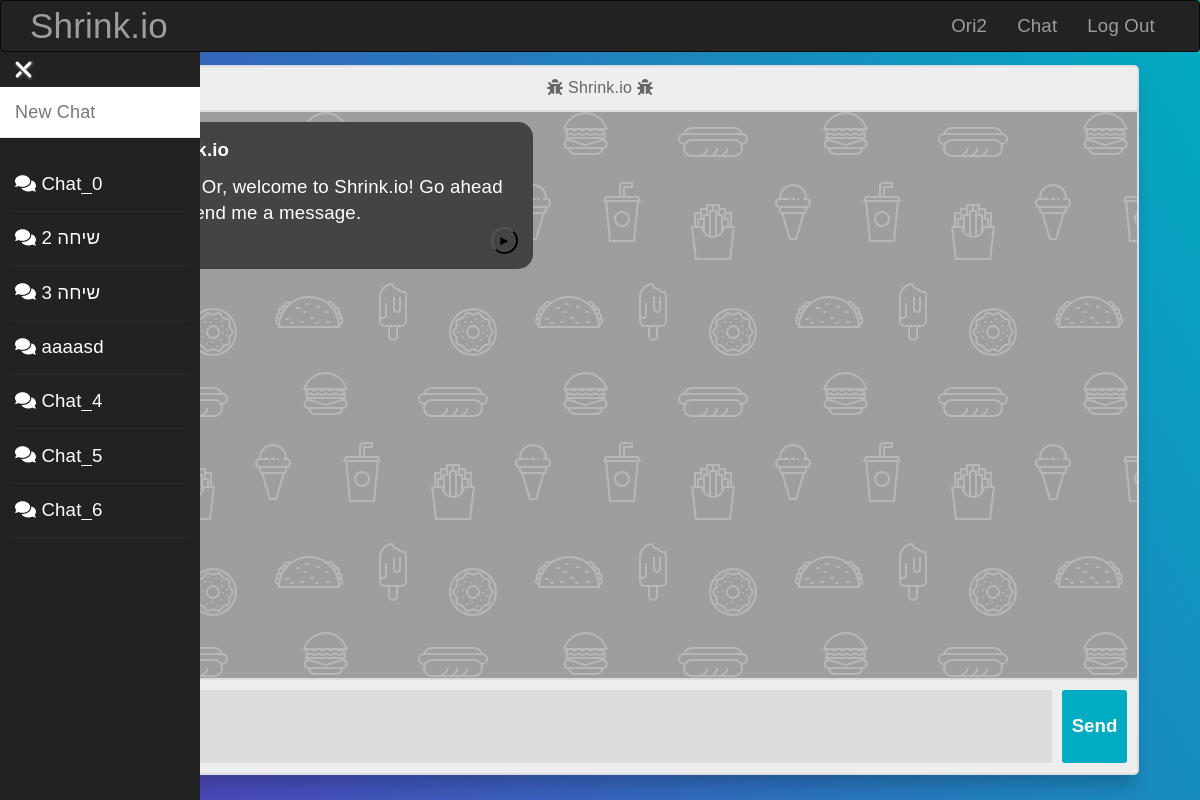
Page /chat (signed in) on the committed database.
### website/models.py (models this page shows, shortened)
class User(UserMixin, db.Model):
    __tablename__ = "users"
    id = db.Column(db.Integer, primary_key=True)
    username = db.Column(db.String(64), index=True)
    name = db.Column(db.String(64))
    lastname = db.Column(db.String(64))
    image_data = db.Column(db.LargeBinary, nullable=True)
    image_filename = db.Column(db.String(20), nullable=True, default="/static/image/default.png")
    password_hash = db.Column(db.String(128))
    otp_secret = db.Column(db.String(16))
    chats = db.relationship("Chat", backref=db.backref("chats", lazy=True)) # Creating a relationship with the User model
    @property
    def password(self):
        raise AttributeError("password is not a readable attribute")

class Chat(UserMixin, db.Model):
    __tablename__ = "chats"
    id = db.Column(db.Integer, primary_key=True)
    __name = db.Column(db.String(20), nullable=False)
    chat_json = db.Column(db.Text, nullable=False)
    user_id = db.Column(db.Integer, db.ForeignKey("users.id"))
    @property
    def chat(self):
        return loads(self.chat_json) if self.chat_json else []
    @property
    def name(self):
        return self.__name

### website/utils.py (the view)
    def wrapped(*args, **kwargs):
        if (current_user == None) or (current_user.is_authenticated == False):
            return render_template("404.html", err_msg="The page you where looking for could not be found."), 404
        user = get_current_user()
        if user is None:
            return redirect(url_for("views.index"))
        res = func(*args, **kwargs)
        return res

### website/forms.py
class ChatEdit(FlaskForm):
    name = StringField("Name", validators=[Length(1, 20)])

### website/__init__.py (called while the page is built)
def create_app():
    app = Flask(__name__)
    app.static_folder = "static"
    app.config.from_object("config")
    Bootstrap(app)
    db.init_app(app)
    login_manager = LoginManager()
    login_manager.login_view = "auth.login"
    login_manager.init_app(app)
    from .models import User
    create_database(app)
    @login_manager.user_loader
    def load_user(user_id):
        return User.query.get(int(user_id))
    app.register_error_handler(404, page_not_found)
    from .auth import auth as auth_blueprint
    app.register_blueprint(auth_blueprint)
    from .views import views as views_blueprint
    app.register_blueprint(views_blueprint)
    return app

### website/utils.py (called while the page is built)
def get_current_user():
    user = User.query.filter_by(username=current_user.username).first()
    return user

def restricted_route_decorator(func: Callable):
    def wrapped(*args, **kwargs):
        if (current_user == None) or (current_user.is_authenticated == False):
            return render_template("404.html", err_msg="The page you where looking for could not be found."), 404
        user = get_current_user()
        if user is None:
            return redirect(url_for("views.index"))
        res = func(*args, **kwargs)
        return res
    return wrapped

### website/views.py (called while the page is built)
@views.route("/chat", endpoint="chat")
@restricted_route_decorator
def chat():
    from .forms import ChatEdit
    user = get_current_user()
    chat_name_form = ChatEdit()
    return render_template("chat.html", user=user, chat_data=-1, chat_id=-1, name_form=chat_name_form)

### website/templates/chat.html (shortened to what this page needs)
{% extends "base.html" %}
{% import "bootstrap/wtf.html" as wtf %}
{% block page_content %}
<head>
  <link rel="stylesheet" href="{{ url_for('static', filename='styles/chat.css') }}">
</head>
{% with previous_chats=user.chats, name_form=name_form %}
  {% include "chat_side_navbar.html" %}
{% endwith %}
<div class="container body" style="padding-top:3vw;width: calc(100% - 1%); padding-top:30pt;">
      <section class="msger">
        <header class="msger-header">
          <div class="msger-header-title">
              <i class="fas fa-bug"></i> Shrink.io <i class="fas fa-bug"></i>
      </div>
    </header>
    <main class="msger-chat">
      {% if chat_data == -1  %}
      <div class="msg left-msg">
        <div class="msg-bubble">
          <div class="msg-info">
            <div class="msg-info-name">Shrink.io</div>
          </div>
          {% set welcome_msg = "Hi " + user.name.title() + ", welcome to Shrink.io! Go ahead and send me a message." %}
          <div class="msg-text">
            {{ welcome_msg }}
          </div>
          <div style="text-align: right; font-size:10pt;">
            <button style="text-align: center; background-color: transparent; color: black; border-radius: 100%; width: 20pt; height:20pt;"
                    onclick="requestTextTwoSpeech('{{ welcome_msg }}')">►</button>
          </div>
        </div>
      </div>
      {% endif %}
    </main>
    <form class="msger-inputarea">
        <textarea id="w3review" class="msger-input" id="textInput" name="w3review" rows="2" cols="20"></textarea>
      <button type="submit" class="msger-send-btn">Send</button>
    </form>
  </section>
</div>
{% endblock %}

### website/templates/base.html (shortened to what this page needs)
{% extends "bootstrap/base.html" %}
{% block navbar %}
<div class="navbar navbar-inverse" role="navigation" style="position: fixed; width:100%;z-index:3;">
    <div class="container">
        <div class="navbar-header">
            <a class="navbar-brand" style="font-size: 35px;" href="{{ url_for('views.index') }}">Shrink.io</a>
        </div>
        <div class="navbar-collapse collapse">
            <ul class="nav navbar-nav navbar-right">
                {% if current_user.is_authenticated %}
                <li><a href="{{ url_for('views.profile') }}">{{ current_user.username.title() }}</a></li>
                <li><a href="{{ url_for('views.chat') }}">Chat</a></li>
                <li><a href="{{ url_for('auth.logout') }}">Log Out</a></li>
                {% else %}
                <li><a href="{{ url_for('auth.login') }}">Log In</a></li>
                <li><a href="{{ url_for('auth.register') }}">Register</a></li>
                {% endif %}
            </ul>
        </div>
    </div>
</div>
{% endblock %}
{% block content %}
<div class="container">
    {% block page_content %}{% endblock %}
</div>
{% endblock %}

### website/templates/chat_side_navbar.html (shortened to what this page needs)
{% import "bootstrap/wtf.html" as wtf %}
{% block page_content %}
<head>
    <link rel="stylesheet" href="{{ url_for('static', filename='styles/chat.css') }}">
    <link rel="stylesheet" href="{{ url_for('static', filename='styles/chat_side_navbar.css') }}">
</head>
<div class="slide-button">
    <div class="bars-container change" id="msbo" onclick="barIconAnimate(this)">
        <div class="bar3"></div>
    </div>
</div>
<div class="msb" id="msb" style="padding-top:65pt; background:#222;">
    <nav class="navbar navbar-default" role="navigation">
        <div class="navbar-header">
            <div class="brand-wrapper">
                <div class="brand-name-wrapper">
                    <a class="navbar-brand" href="/chat">
                        New Chat
                    </a>
                </div>
            </div>
        </div>
        <div class="side-menu-container">
            <ul class="nav navbar-nav">
                {% for chat in previous_chats %}
                    <li class="prev-chat" style="white-space: nowrap; padding-top:10pt; padding-bottom:10pt;">
                        <a href="{{ url_for('views.get_chat', chat_id=chat.id) }}" id="{{ chat.id }}" style="display:inline;" name={{ chat.name }} draggable="false">
                            <i class="fas fa-duotone fa-comments"></i>
                            {{ name_form.name(value=chat.name, style="all:unset; width:55%;", class="name_input", readonly=True) }}
                        </a>
                    </li>
                {% endfor %}
            </ul>
        </div>
    </nav>
</div>
{% endblock %}

### website/static/styles/chat.css (style rules this page uses)
:root { --body-bg: linear-gradient(135deg, #f5f7fa 0%, #c3cfe2 100%); --msger-bg: #fff; --border: 2px solid #ddd; --left-msg-bg: #444; --right-msg-bg: #579ffb; }
html { box-sizing: border-box; }
*, *:before, *:after { margin: 0; padding: 0; box-sizing: inherit; }
.body { display: flex; justify-content: center; align-items: center; height: 100vh; width: 90%; }
body { background: linear-gradient(60deg, rgba(84,58,183,1) 0%, rgba(0,172,193,1) 100%); background-size: auto; background-attachment: fixed; color: white; }
.msger { display: flex; flex-flow: column wrap; justify-content: space-between; width: 100%; margin: 25px 10px; height: calc(100% - 50px); border: var(--border); border-radius: 5px; background: var(--msger-bg); box-shadow: 0 15px 15px -5px rgba(0, 0, 0, 0.2); }
.msger-header { font-size: medium; justify-content: space-between; padding: 10px; text-align: center; border-bottom: var(--border); background: #eee; color: #666; }
.msger-chat { flex: 1; overflow-y: auto; padding: 10px; }
.msg { display: flex; align-items: flex-end; margin-bottom: 10px; }
.msg-text { width: fit-content; white-space: normal; overflow-wrap: break-all; word-wrap: break-all; word-break: break-all; }
.msg-bubble { max-width: 300pt; padding: 15px; border-radius: 15px; background: var(--left-msg-bg); }
.msg-info { display: flex; justify-content: space-between; align-items: center; margin-bottom: 10px; }
.msg-info-name { margin-right: 10px; font-weight: bold; }
.left-msg .msg-bubble { border-bottom-left-radius: 0; }
.msger-inputarea { display: flex; padding: 10px; border-top: var(--border); background: #eee; color: #444; }
.msger-inputarea * { padding: 10px; border: none; border-radius: 3px; font-size: 1em; }
.msger-input { flex: 1; background: #ddd; }
.msger-send-btn { margin-left: 10px; background: rgb(0, 172,193); color: #fff; font-weight: bold; cursor: pointer; transition: background 0.23s; }
.msger-chat { background-color: rgba(62, 62, 62, 0.5); animation: shine 100s linear infinite; }
textarea { resize: none; }

### website/static/styles/chat_side_navbar.css (style rules this page uses)
body { background-color: #fff; font-family: Arial, sans-serif; font-size: 14pt; letter-spacing: 0.01em; color: #fff; }
.navbar-default { background-color: #fff; margin-left: 150pt; }
a, a:focus, a:hover { text-decoration: none; }
.msb, .mnb { -moz-animation: slidein 300ms forwards; -o-animation: slidein 300ms forwards; -webkit-animation: slidein 300ms forwards; animation: slidein 300ms forwards; -webkit-transform-style: preserve-3d; transform-style: preserve-3d; }
.bars-container { display: inline-block; cursor: pointer; }
.bar1 , .bar2 , .bar3 { width: 21px; height: 3px; background: #fff; margin: 6px 0; transition: 0.4s; border-radius:3px; box-shadow: 1px 1px 1px 1px #444; }
.change .bar3 { transform: translate(0, -9px) rotate(45deg); }
.slide-button { position: absolute; top: 40pt; left: 10pt; width: auto; height: auto; z-index:2; }
.prev-chat { width: auto; border-bottom: 1pt solid rgba(44, 44, 44, 0.5); border-radius: 10pt; -webkit-user-select: none; -ms-user-select: none; user-select: none; }

### rows in the picture
User: username "Ori2"
Chat: name "Chat_0"
Chat: name "שיחה 2"
Chat: name "שיחה 3"
Chat: name "aaaasd"
Chat: name "Chat_4"
Chat: name "Chat_5"
Chat: name "Chat_6"

### other values in the picture
{{ welcome_msg }} "Hi Ori Or, welcome to Shrink.io! Go ahead and send me a message."
